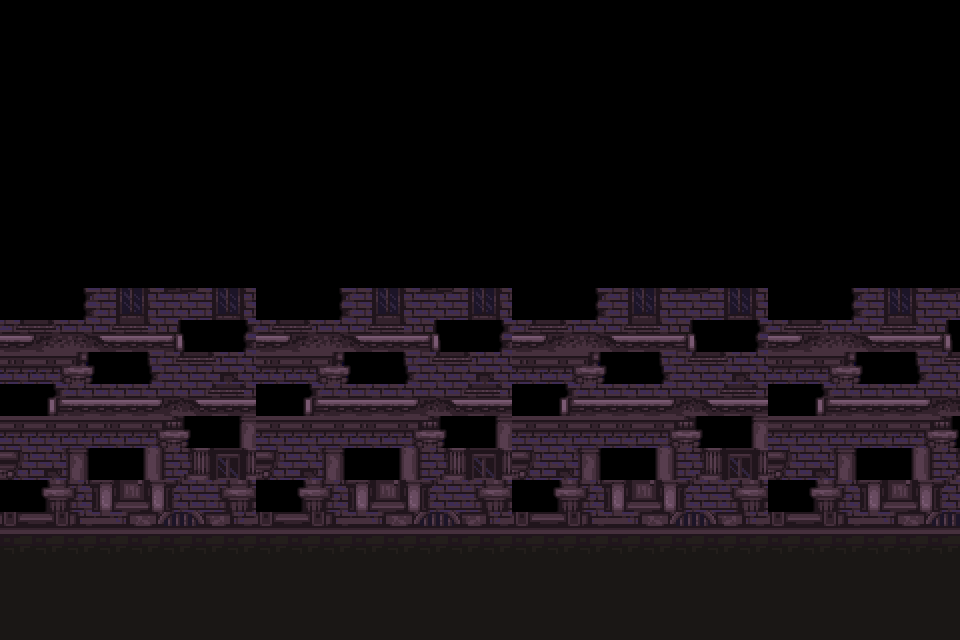

Rendered tile map (Tiled .tmx) drawn with the repository's tilesets; below, a short description and the full map source, tile grids included:
An orthogonal 30x20 tile map with 32x32 px tiles, 1 tile layer (Слой тайлов 1) and 5 objects.

<map version="1.9" tiledversion="1.9.2" orientation="orthogonal" renderorder="right-down" width="30" height="20" tilewidth="32" tileheight="32" infinite="0" nextlayerid="3" nextobjectid="7">
 <tileset firstgid="1" source="../dark city tileset 1.tsx" />
 <layer id="1" name="Слой тайлов 1" width="30" height="20">
  <data encoding="csv">
12,12,12,12,12,13,14,15,16,17,18,19,20,21,22,22,22,65,65,65,65,65,65,65,65,65,65,22,22,22,
13,14,15,12,55,56,57,58,59,60,12,13,14,15,16,17,18,19,20,21,22,22,21,22,108,108,108,65,65,65,
12,12,12,55,98,99,100,101,102,103,55,56,57,58,59,60,61,62,63,64,65,12,13,14,15,16,17,18,19,20,
12,13,14,15,16,17,18,19,20,21,22,99,100,101,102,103,104,105,106,107,108,55,56,57,58,59,60,61,62,63,
55,56,57,58,59,60,61,62,63,64,65,142,143,144,145,146,147,148,149,150,151,98,99,100,101,102,103,104,105,106,
98,99,100,101,102,103,104,105,106,107,108,185,186,187,188,189,190,191,192,193,194,141,142,143,144,145,146,147,148,149,
141,142,143,144,145,146,147,148,149,150,151,228,229,230,231,232,233,234,235,236,237,184,185,186,187,188,189,190,191,192,
184,185,186,187,188,189,190,191,192,193,194,227,228,229,230,231,232,233,234,235,236,227,228,229,230,231,232,233,234,235,
227,228,229,230,231,232,233,234,235,236,237,227,227,227,227,227,227,227,227,227,227,228,229,230,231,232,233,234,235,236,
444,445,446,447,448,449,450,451,444,445,446,447,448,449,450,451,444,445,446,447,448,449,450,451,444,445,446,447,448,449,
487,488,489,490,491,492,493,494,487,488,489,490,491,492,493,494,487,488,489,490,491,492,493,494,487,488,489,490,491,492,
530,531,532,533,534,535,536,537,530,531,532,533,534,535,536,537,530,531,532,533,534,535,536,537,530,531,532,533,534,535,
573,574,575,576,577,578,579,580,573,574,575,576,577,578,579,580,573,574,575,576,577,578,579,580,573,574,575,576,577,578,
616,617,618,619,620,621,622,623,616,617,618,619,620,621,622,623,616,617,618,619,620,621,622,623,616,617,618,619,620,621,
659,660,661,662,663,664,665,666,659,660,661,662,663,664,665,666,659,660,661,662,663,664,665,666,659,660,661,662,663,664,
702,703,704,705,706,707,708,709,702,703,704,705,706,707,708,709,702,703,704,705,706,707,708,709,702,703,704,705,706,707,
745,746,747,748,749,750,751,752,745,746,747,748,749,750,751,752,745,746,747,748,749,750,751,752,745,746,747,748,749,750,
788,789,790,791,792,793,794,795,788,789,790,791,792,793,794,795,788,789,790,791,792,793,794,795,788,789,790,791,792,793,
831,832,833,834,835,836,837,838,831,832,833,834,835,836,837,838,831,832,833,834,835,836,837,838,831,832,833,834,835,836,
874,875,876,877,878,879,880,881,874,875,876,877,878,879,880,881,874,875,876,877,878,879,880,881,874,875,876,877,878,879
</data>
 </layer>
 <objectgroup id="2" name="Objects">
  <object id="1" x="18.5" y="433.5">
   <polyline points="0,0 223,0.5" />
  </object>
  <object id="2" x="275.5" y="433">
   <polyline points="0,0 228.5,3" />
  </object>
  <object id="3" x="530.5" y="433.5">
   <polyline points="0,0 226,1.5" />
  </object>
  <object id="4" x="790.5" y="436">
   <polyline points="0,0 169.5,0 169,-436.5 170.5,203.5 -792,203.5 -790,203.5 -789.5,-436.5 169.5,-435.5" />
  </object>
  <object id="6" x="961.333" y="594">
   <polyline points="0,0 -959.333,0.666667" />
  </object>
 </objectgroup>
</map>